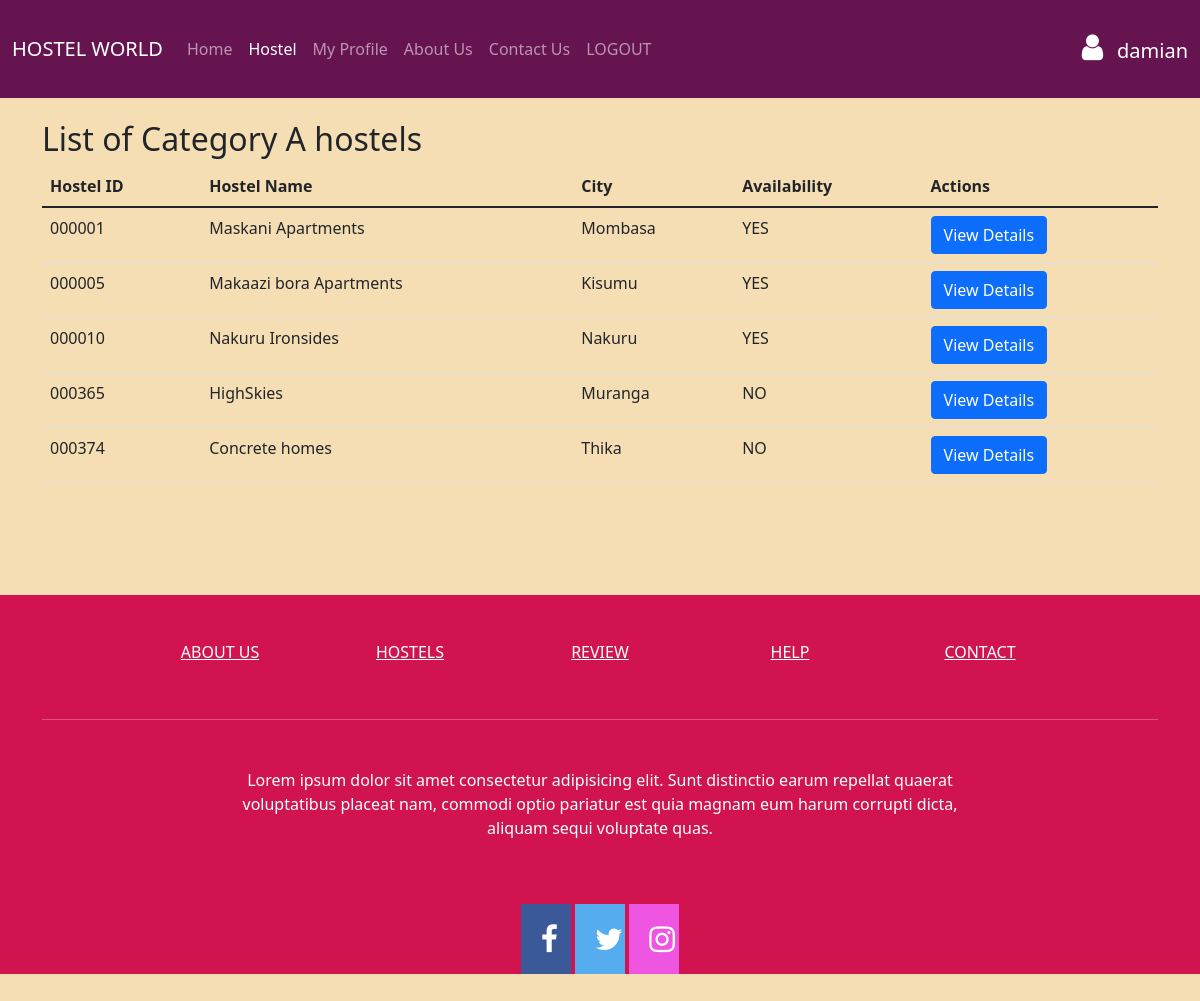
/categorya.php (signed in), run on the app's committed database.
### tables this page shows
CREATE TABLE IF NOT EXISTS `hostels` (
  `hostel_id` int(6) UNSIGNED ZEROFILL NOT NULL,
  `hostel_name` varchar(128) NOT NULL,
  `owner_id` int(4) UNSIGNED ZEROFILL DEFAULT NULL,
  `city` varchar(64) DEFAULT NULL,
  `category_id` int(4) UNSIGNED ZEROFILL DEFAULT NULL,
  `contact_no` varchar(64) DEFAULT NULL,
  `pincode` varchar(32) DEFAULT NULL,
  `seat_availability` varchar(64) DEFAULT NULL,
  `county` varchar(64) DEFAULT NULL,
  `charge_triple` float(10,2) DEFAULT NULL,
  `charge_single` float(10,2) DEFAULT NULL,
  `charge_double` float(10,2) DEFAULT NULL,
  `cap_single` int(11) DEFAULT NULL,
  `cap_double` int(11) DEFAULT NULL,
  `cap_triple` int(11) DEFAULT NULL
);

### categorya.php (the view, shortened to what this page needs)
<?php
include_once("connection.php");
$login = $_SESSION['loggin'];
?>
<!doctype html>
<html lang="en">
<head>
    <link rel="stylesheet" href="style.css">
    <link href="https://cdn.jsdelivr.net/npm/bootstrap@5.1.3/dist/css/bootstrap.min.css" rel="stylesheet">
    <link href="https://cdn.jsdelivr.net/npm/bootstrap@5.1.3/dist/css/bootstrap.min.css" rel="stylesheet">
    <link rel="stylesheet" href="https://cdnjs.cloudflare.com/ajax/libs/font-awesome/4.7.0/css/font-awesome.min.css">
    <link rel="stylesheet" href="styleabout.css">
    <link rel="stylesheet" href="style.css">
</head>
<body>
    <nav class="navbar fixed-top navbar-expand-lg navbar-dark navigations">
        <div class="container-fluid">
            <a class="navbar-brand" href="/project/index.php">HOSTEL WORLD</a>
            <div class="collapse navbar-collapse" id="navbarSupportedContent">
                <ul class="navbar-nav me-auto mb-2 mb-lg-0">
                    <li class="nav-item">
                        <a class="nav-link" aria-current="page" href="/project/index.php">Home</a>
                    </li>
                    <li class="nav-item">
                    <li class="nav-item">
                        <a class="nav-link active" aria-current="page" href="#">Hostel</a>
                    </li>
                    <li class="nav-item">
                        <a class="nav-link" href="/project/myhostels.php">My Profile</a>
                    </li>
                    <li class="nav-item">
                        <a class="nav-link" href="/project/about.php">About Us</a>
                    </li>
                    <li class="nav-item">
                        <a class="nav-link" href="/project/contact.php">Contact Us</a>
                    </li>
                    <?php
                    if ($login) {
                        echo "</li>
                            <li class='nav-item'>
                       <a class='nav-link'href='index.php?logout='1''>LOGOUT</a>
                        </li>";
                    }
                    ?>
                </ul>
                <div class="d-flex">
                    <?php if (isset($_SESSION['username'])) : ?>
                        <p>
                        <div class="d-flex">
                            <h5 class="mt-1 mr-2 text-white" type="submit">
                                <i class="fa fa-user text-white"></i>
                                <?php echo $_SESSION['username']; ?>
                            </h5>
                        </div>
                        </p>
                    <?php endif ?>
                </div>
            </div>
    </nav>
    <br><br><br>
    <br><br>
    <div class="container">
        <h2>List of Category A hostels</h2>
        <table class="table table-hover">
            <thead>
                <tr>
                    <th scope="col">Hostel ID</th>
                    <th scope="col">Hostel Name</th>
                    <th scope="col">City</th>
                    <th scope="col">Availability</th>
                    <th scope="col">Actions</th>
                </tr>
            </thead>
            <tbody>
                <?php
                $query = "select * from hostels where category_id='0001'";
                $data = mysqli_query($conn, $query);
                $total = mysqli_num_rows($data);
                if ($total != 0) {
                    while ($result = mysqli_fetch_assoc($data)) {
                        $id = $result['hostel_id'];
                        echo "
              <tr>
              <td>" . $result['hostel_id'] . "</td>
              <td>" . $result['hostel_name'] . "</td>
              <td>" . $result['city'] . "</td>
              <td>" . $result['seat_availability'] . "</td>";
                        echo "<td><a href='project/view.php?id=$id'class='btn btn-primary'>View Details</a></td>";
                        echo "</tr>";
                    }
                }
                ?>
            </tbody>
        </table>
    </div>
    <br><br>
    <div class="footer">
        <footer class="text-center text-white" style="background-color: rgb(209 20 80);">
            <div class="container">
                <section class="mt-5">
                    <div class="row text-center d-flex justify-content-center pt-5">
                        <div class="col-md-2">
                            <h6 class="text-uppercase font-weight-bold">
                                <a href="/project/about.php" class="text-white">About us</a>
                            </h6>
                        </div>
                        <div class="col-md-2">
                            <h6 class="text-uppercase font-weight-bold">
                                <a href="/project/hostels.php" class="text-white">Hostels</a>
                            </h6>
                        </div>
                        <div class="col-md-2">
                            <h6 class="text-uppercase font-weight-bold">
                                <a href="#!" class="text-white">Review</a>
                            </h6>
                        </div>
                        <div class="col-md-2">
                            <h6 class="text-uppercase font-weight-bold">
                                <a href="/project/contact.php" class="text-white">Help</a>
                            </h6>
                        </div>
                        <div class="col-md-2">
                            <h6 class="text-uppercase font-weight-bold">
                                <a href="/project/contact.php" class="text-white">Contact</a>
                            </h6>
                        </div>
                    </div>
                </section>
                <hr class="my-5" />
                <section class="mb-5">
                    <div class="row d-flex justify-content-center">
                        <div class="col-lg-8">
                            <p>
                                Lorem ipsum dolor sit amet consectetur adipisicing elit. Sunt distinctio earum repellat quaerat voluptatibus placeat nam, commodi optio pariatur est quia magnam eum harum corrupti dicta, aliquam sequi voluptate quas.
                            </p>
                        </div>
                    </div>
                </section>
                <section class="text-center mb-5">
                    <a href="#" class="fa fa-facebook"></a>
                    <a href="#" class="fa fa-twitter"></a>
                    <a href="#" class="fa fa-instagram"></a>
                </section>
            </div>
        </footer>
    </div>
</body>
</html>

### style.css (style rules this page uses)
body { background-color: wheat; }
.navigations { background-color: rgb(102 20 80); }
.fa-facebook { background: #3B5998; color: white; }
.fa-twitter { background: #55ACEE; color: white; }
.fa-instagram { background: #ee55e1; color: white; }
.fa { padding: 20px; font-size: 30px; width: 50px; text-align: center; text-decoration: none; }
.footer { background-color: rgb(102 20 80); background-repeat: no-repeat; background-size: cover; }

### styleabout.css (style rules this page uses)
.fa-facebook { background: #3B5998; color: white; }
.fa-twitter { background: #55ACEE; color: white; }
.fa-instagram { background: #ee55e1; color: white; }
.fa { padding: 20px; font-size: 30px; width: 50px; text-align: center; text-decoration: none; }
.navigations { background-color: rgb(102 20 80); }

### data on the page
hostels: hostel_id "000001", hostel_name "Maskani Apartments", city "Mombasa", seat_availability "YES"
hostels: hostel_id "000005", hostel_name "Makaazi bora Apartments", city "Kisumu", seat_availability "YES"
hostels: hostel_id "000010", hostel_name "Nakuru Ironsides", city "Nakuru", seat_availability "YES"
hostels: hostel_id "000365", hostel_name "HighSkies", city "Muranga", seat_availability "NO"
hostels: hostel_id "000374", hostel_name "Concrete homes", city "Thika", seat_availability "NO"

### other printed values
$_SESSION['username'] "damian"
